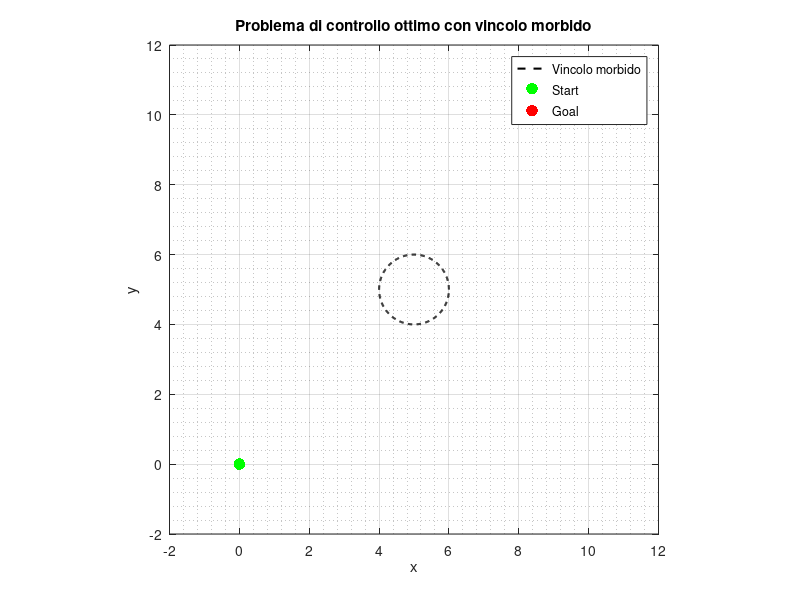

This figure's MATLAB source: (Note: this script raises an error after producing the figure.)
%% ========================================================================
%  Optimal Control with Adjoint Equations (Nonlinear System)
%  ------------------------------------------------------------------------
%  Questo script risolve un problema di controllo ottimo per un sistema 
%  dinamico non lineare (con attrito quadratico e vincolo morbido di traiettoria)
%  utilizzando un approccio iterativo basato su equazioni aggiunte (costate).
%
%  ------------------------------------------------------------------------
%% ========================================================================

clear; close all; clc;

%% ------------------------ Parametri del modello -------------------------
m   = 1;          % massa [kg]
Cd  = 0.35;       % coefficiente di resistenza
t0  = 0;          % tempo iniziale [s]
tf  = 10;         % tempo finale [s]

% Stati: [x; y; theta; v]
pos_i = [0; 0; pi/4];      % posizione e orientamento iniziali
pos_f = [10; 10; 0];       % posizione e orientamento finali
vel_i = 0;                 % velocità iniziale
vel_f = 1;                 % velocità finale

z_i = [pos_i; vel_i];
z_f = [pos_f; vel_f];

%% ----------------------- Pesi e vincoli del costo -----------------------
R = diag([20, 20]);             % peso sul controllo
Q = 0.05;                       % peso su penalizzazione velocità
P = diag([100, 100, 1, 1]);     % peso su stato finale
alpha = 1e4;                    % peso vincolo morbido (soft constraint)
sigma = 10;                     % parametro di “softness”
r = 1;                          % raggio vincolo circolare
xc = 5; yc = 5;                 % centro vincolo

%% -------------------------- Plot del vincolo ----------------------------
theta = linspace(0, 2*pi, 400);
x_cons = xc + r .* cos(theta);
y_cons = yc + r .* sin(theta);

figure('Position', [100 100 900 700]);
plot(x_cons, y_cons, 'k--', 'LineWidth', 1.5); hold on;
scatter(pos_i(1), pos_i(2), 70, 'g', 'filled');
scatter(pos_f(1), pos_f(2), 70, 'r', 'filled');
xlabel('x'); ylabel('y');
axis equal;
grid on; grid minor;
xlim([-2 12]); ylim([-2 12]);
legend('Vincolo morbido', 'Start', 'Goal');
title('Problema di controllo ottimo con vincolo morbido');

%% --------------------------- Discretizzazione ---------------------------
Nsegment = 1000;                       % numero di passi temporali
Tu = linspace(t0, tf, Nsegment);       % vettore temporale
options = odeset('RelTol',1e-4,'AbsTol',1e-4);

%% ----------------------- Parametri dell’iterazione ----------------------
Nmax = 5000;                           % massimo numero iterazioni
step = 5e-5;                           % passo di aggiornamento controllo
eps  = 1e-2;                           % tolleranza di arresto
u = [ones(1, Nsegment); zeros(1, Nsegment)]; % controllo iniziale

%% ------------------------- Procedura Iterativa --------------------------
for ii = 1:Nmax

    % 1) Integrazione avanti degli stati
    [Tz, Z] = ode45(@(t,z) stateEq(t,z,u,Tu,m,Cd), [t0 tf], z_i, options);

    % 2) Integrazione indietro delle aggiunte
    Z_tf = Z(end,:)';
    lmb_tf = P*(Z_tf - z_f);
    [Tlmb, lmb] = ode45(@(t,l) AdjointEq(t,l,Z,Tz,Q,sigma,alpha,xc,yc,r,Cd,m), [t0 tf], lmb_tf, options);

    % Ribalta i risultati per allineare i tempi
    lmb = flipud(lmb);
    Tlmb = flipud(Tlmb);

    % Interpola le aggiunte per allinearle ai tempi di stato
    LMB = interp1(Tlmb, lmb, Tu, 'linear', 'extrap')';
    
    % 3) Calcolo del gradiente della Hamiltoniana
    dH = dHdu(u, Tu, LMB, Tz, m, R);
    H_Norm = norm(dH, 'fro');

    % Evita divergenza numerica
    if H_Norm >= 1e10
        H_Norm = 1e9;
        dH = dH ./ 1e6;
    end

    % 4) Aggiornamento controllo (gradiente discendente)
    u = u - step * dH;

    % Condizione di uscita opzionale
    if H_Norm < eps
        disp(['Convergenza raggiunta in ', num2str(ii), ' iterazioni.']);
        break;
    end
end

%% ------------------------- Visualizzazione finale -----------------------
Z1 = interp1(Tz, Z(:,1), Tu);
Z2 = interp1(Tz, Z(:,2), Tu);

plot(Z1, Z2, 'b', 'LineWidth', 2);
legend('Vincolo morbido', 'Start', 'Goal', 'Traiettoria ottima');
title('Traiettoria finale dopo ottimizzazione');



